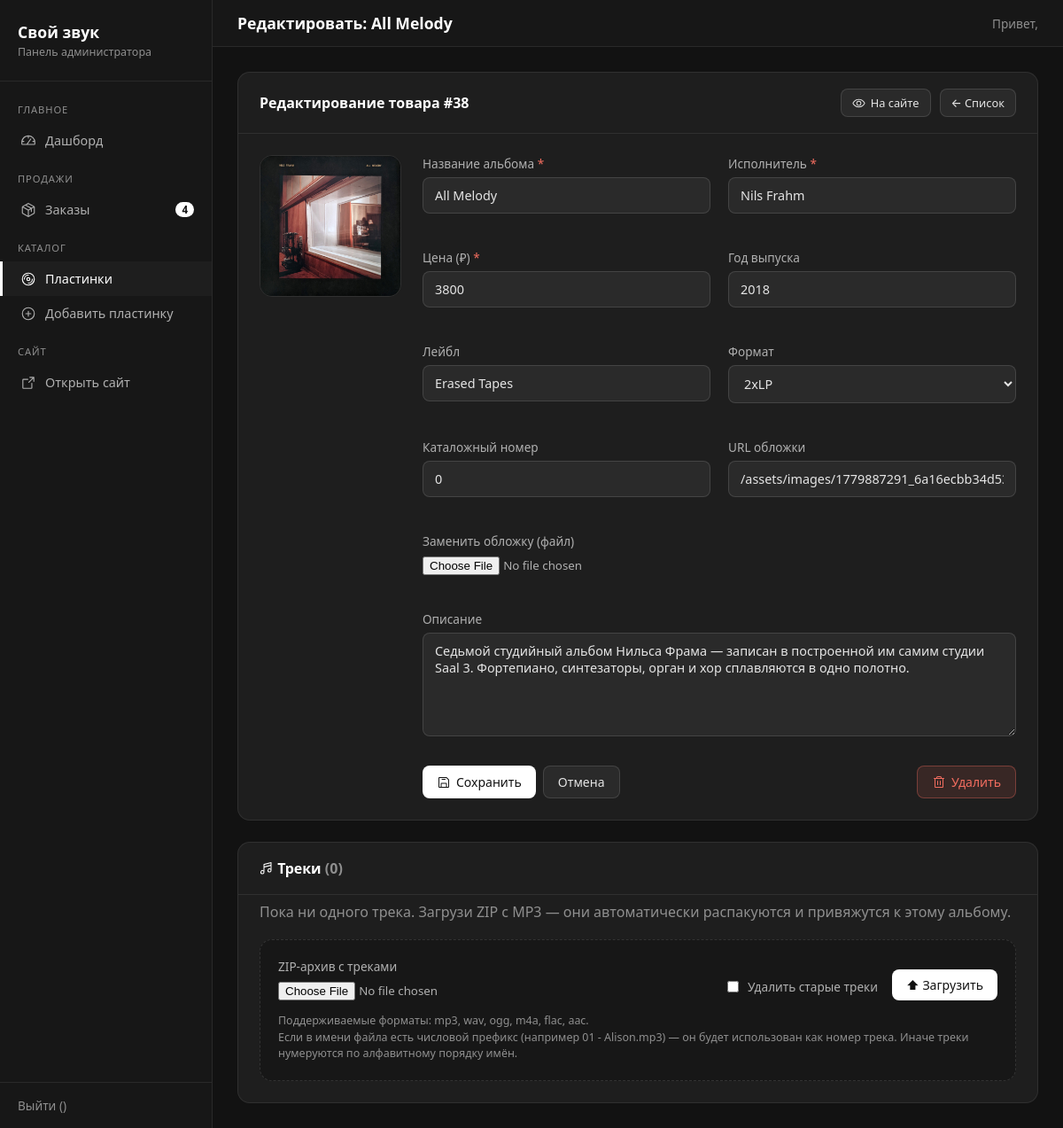
The app's page /admin/products/edit.php?id=38 (signed in), older data.
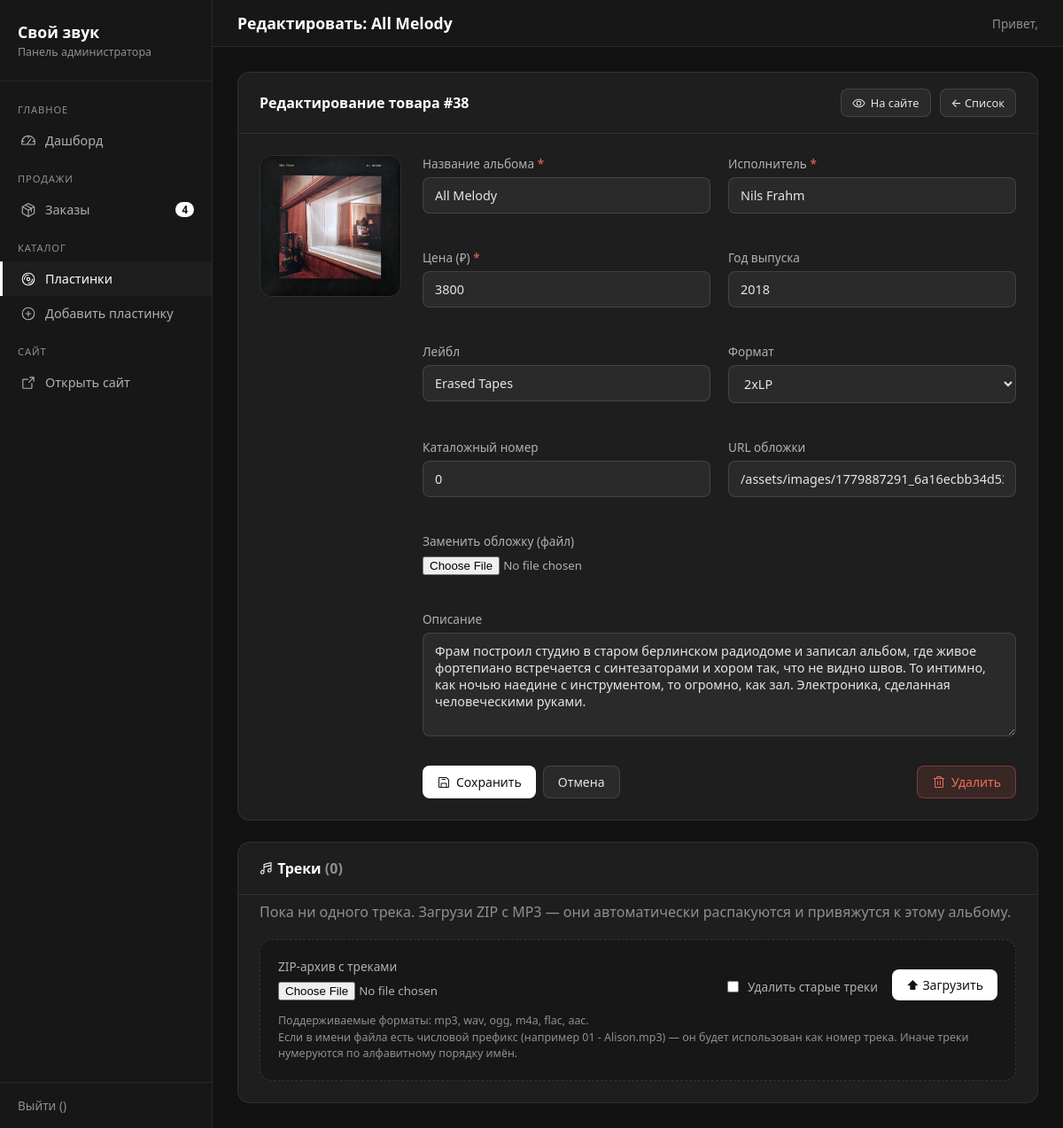
The same page, newer data.
### tables this page shows
CREATE TABLE `products` (
  `product_id` int NOT NULL AUTO_INCREMENT,
  `category_id` int NOT NULL,
  `title` varchar(255) NOT NULL,
  `artist` varchar(255) NOT NULL,
  `year` int NOT NULL,
  `label` text NOT NULL,
  `catalog_number` varchar(50) DEFAULT NULL,
  `format` text NOT NULL,
  `price` int NOT NULL,
  `description` text NOT NULL,
  `image_url` text NOT NULL,
  PRIMARY KEY (`product_id`),
  UNIQUE KEY `uniq_title_artist` (`title`,`artist`),
  KEY `category_id` (`category_id`) USING BTREE,
  CONSTRAINT `products_ibfk_1` FOREIGN KEY (`category_id`) REFERENCES `categories` (`category_id`)
);

### admin/products/edit.php (the view, shortened to what the changed rows need)
<?php
$link = get_db();
$product_id = (int)($_GET['id'] ?? 0);
$stmt = mysqli_prepare($link, "SELECT * FROM products WHERE product_id = ?");
mysqli_stmt_bind_param($stmt, "i", $product_id);
mysqli_stmt_execute($stmt);
$result = mysqli_stmt_get_result($stmt);
$product = mysqli_fetch_assoc($result);
$page_title = 'Редактировать: ' . htmlspecialchars($product['title']);
require_once '../includes/header.php';
?>
<div class="card">
    <div style="padding: 24px; display:flex; gap:24px;">
        <div style="flex-shrink:0;">
            <?php if ($product['image_url']): ?>
                <img src="<?= htmlspecialchars($product['image_url']) ?>" class="img-preview" alt="">
            <?php else: ?>
                <div class="img-preview-ph"><?= admin_icon('music-notes', 48) ?></div>
            <?php endif; ?>
        </div>
        <form method="POST" enctype="multipart/form-data" style="flex:1;">
            <div class="form-grid">
                <div class="form-group">
                    <label>Название альбома <span class="req">*</span></label>
                    <input type="text" name="title" required value="<?= htmlspecialchars($product['title']) ?>">
                </div>
                <div class="form-group">
                    <label>Исполнитель <span class="req">*</span></label>
                    <input type="text" name="artist" required value="<?= htmlspecialchars($product['artist']) ?>">
                </div>
                <div class="form-group">
                    <label>Цена (₽) <span class="req">*</span></label>
                    <input type="number" name="price" min="0" required value="<?= (int)$product['price'] ?>">
                </div>
                <div class="form-group">
                    <label>Год выпуска</label>
                    <input type="number" name="year" min="1900" max="2100" value="<?= (int)$product['year'] ?>">
                </div>
                <div class="form-group">
                    <label>Лейбл</label>
                    <input type="text" name="label" value="<?= htmlspecialchars($product['label'] ?? '') ?>">
                </div>
                <div class="form-group">
                    <label>Формат</label>
                    <select name="format">
                        <?php foreach (['LP','2xLP','EP','7"','10"','12"'] as $f): ?>
                            <option value="<?= $f ?>" <?= ($product['format'] === $f) ? 'selected' : '' ?>><?= $f ?></option>
                        <?php endforeach; ?>
                    </select>
                </div>
                <div class="form-group">
                    <label>Каталожный номер</label>
                    <input type="text" name="catalog_number" value="<?= htmlspecialchars($product['catalog_number'] ?? '') ?>">
                </div>
                <div class="form-group">
                    <label>URL обложки</label>
                    <input type="url" name="image_url" placeholder="https://..." value="<?= htmlspecialchars($product['image_url'] ?? '') ?>">
                </div>
                <div class="form-group full">
                    <label>Описание</label>
                    <textarea name="description" rows="5"><?= htmlspecialchars($product['description'] ?? '') ?></textarea>
                </div>
            </div>
        </form>
    </div>
</div>
<?php require_once '../includes/footer.php'; ?>

### admin/includes/header.php (shortened to what the changed rows need)
<!DOCTYPE html>
<html lang="ru">
<head>
    <link rel="stylesheet" href="/admin/includes/admin.css?v=4">
</head>
<body>
<div class="admin-layout">
    <aside class="sidebar">
        <div class="sidebar-header">
            <h2>Свой звук</h2>
        </div>
    </aside>
    <div class="main-content">
        <div class="topbar">
            <div class="topbar-title"><?= htmlspecialchars($page_title ?? 'Панель управления') ?></div>
            <div class="topbar-user">Привет, <?= htmlspecialchars($_SESSION['admin_name'] ?? '') ?></div>
        </div>
        <div class="content">

Row changes from the older to the newer data that the page shows:
changed products "Редактировать: All Melody": description "Седьмой студийный альбом Нильса Фрама — записан в построенной им самим студии Saal 3. Фортепиано, синтезаторы, орган и хор сплавляются в одно полотно." → "Фрам построил студию в старом берлинском радиодоме и записал альбом, где живое фортепиано встречается с синтезаторами и хором так, что не видно швов. То интимно, как ночью наедине с инструментом, то огромно, как зал. Электроника, сделанная человеческими руками."
